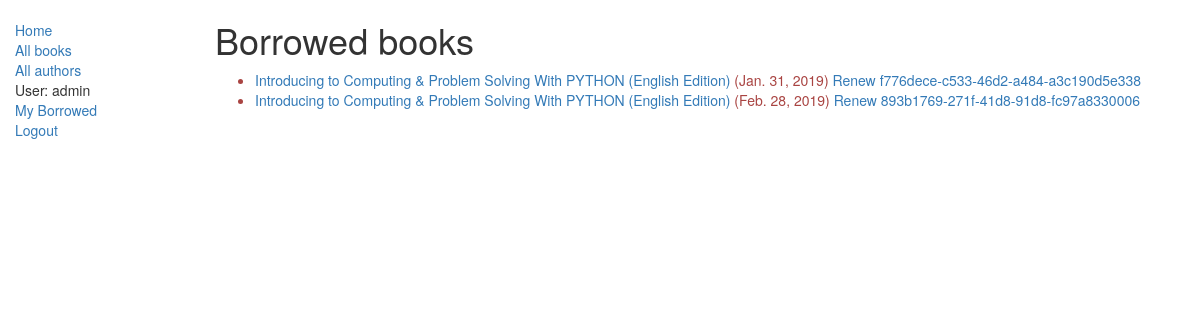
Page /catalogo/mybooks/ (signed in) on the earlier database version.
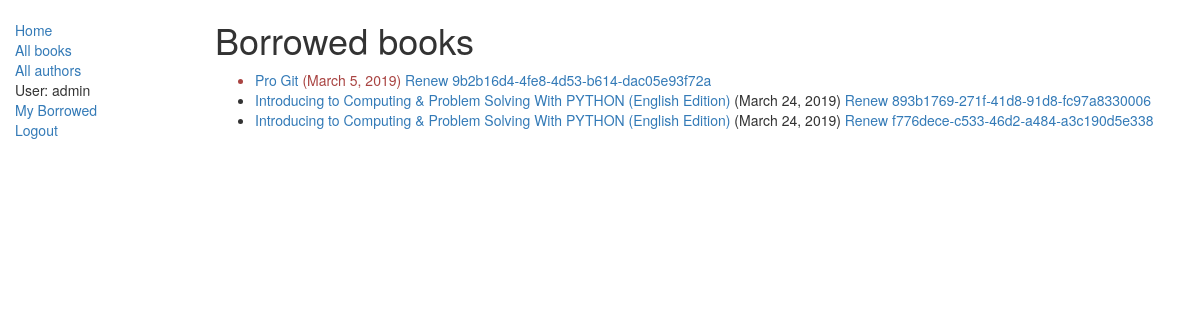
Same page on the later database version.
### catalogo/models.py (models this page shows, shortened)
class BookInstance(models.Model):
	id = models.UUIDField(primary_key=True, default=uuid.uuid4, help_text="ID único para este libro particular en toda la biblioteca")
	book = models.ForeignKey('Book', on_delete=models.SET_NULL, null=True)
	imprint =models.CharField(max_length=200)
	due_back = models.DateField(null=True, blank=True)
	LOAN_STATUS = (
		('m', 'Maintence'),
		('o', 'On loan'),
		('a', 'Availabe'),
		('r', 'Reserved'),
	)
	status = models.CharField(max_length=1,	choices=LOAN_STATUS, blank=True, default='m', help_text='Disponibilidad del libro')
	borrower = models.ForeignKey(User, on_delete=models.SET_NULL, null=True, blank=True)
	class Meta:
		ordering = ["due_back"]
		permissions = (("can_mark_returned", "Set book as returned"),)
	@property
	def is_overdue(self):
		if self.due_back and date.today() > self.due_back:
			return True
		return False

class Book(models.Model):
	title = models.CharField(max_length=200)
	author = models.ForeignKey('Author', on_delete=models.SET_NULL, null=True)
	summary = models.TextField(max_length=1009, help_text="Enter a brief description of the book")
	isbn = models.CharField('ISBN', max_length=13, help_text='13 Character <a href="https://www.isbn-international.org/content/what-isbn"> ISBN numbre</a>')
	genre = models.ManyToManyField(Genre, help_text="Select a genre for his book")
	def display_genre(self):
		"""
        Creates a string for the Genre. This is required to display genre in Admin.
        """
		return ', '.join([ genre.name for genre in self.genre.all()[:3] ])
	display_genre.short_description = 'Genre'

### catalogo/views.py (the view)
class LoanedBooksByUserListView(LoginRequiredMixin,generic.ListView):
	model = BookInstance
	template_name ='catalogo/bookinstance_list_borrowed_user.html'
	paginate_by = 10
	def get_queryset(self):
		return BookInstance.objects.filter(borrower=self.request.user).filter(status__exact='o').order_by('due_back')

### catalogo/templates/catalogo/bookinstance_list_borrowed_user.html
{% extends "base_generic.html" %}
{% block content %}
    <h1>Borrowed books</h1>
    {% if bookinstance_list %}
    <ul>
      {% for bookinst in bookinstance_list %}
      <li class="{% if bookinst.is_overdue %}text-danger{% endif %}">
        <a href="{% url 'book-detail' bookinst.book.pk %}">{{bookinst.book.title}}</a> ({{ bookinst.due_back }})
        {% if perms.catalog.can_mark_returned %}<a href="{% url 'renew-book-librarian' bookinst.id %}">Renew {{bookinst.id}}</a>  {% endif %}
      </li>
      {% endfor %}
    </ul>
    {% else %}
      <p>There are no books borrowed.</p>
    {% endif %}
{% endblock %}

### catalogo/templates/base_generic.html (shortened to what this page needs)
<!DOCTYPE html>
<html lang="en">
<head>
  <link rel="stylesheet" href="https://maxcdn.bootstrapcdn.com/bootstrap/3.3.7/css/bootstrap.min.css">
  {% load static %}
  <link rel="stylesheet" href="{% static 'css/styles.css' %}">
</head>
<body>
  <div class="container-fluid">
    <div class="row">
      <div class="col-sm-2">
      {% block sidebar %}
      <ul class="sidebar-nav">
          <li><a href="{% url 'index' %}">Home</a></li>
          <li><a href="{% url 'books' %}">All books</a></li>
          <li><a href="{% url 'authors' %}"">All authors</a></li>
          {% if user.is_authenticated %}
           <li>User: {{ user.get_username }}</li>
           <li><a href="{% url 'my-borrowed' %}">My Borrowed</a></li>
           <li><a href="{% url 'logout'%}?next={{request.path}}">Logout</a></li>
         {% else %}
           <li><a href="{% url 'login'%}?next={{request.path}}">Login</a></li>
         {% endif %}
      </ul>
     {% endblock %}
      </div>
      <div class="col-sm-10 ">
      {% block content %}{% endblock %}
      </div>
    </div>
  </div>
</body>
</html>

### catalogo/static/css/styles.css (style rules this page uses)
.sidebar-nav { margin-top: 20px; padding: 0; list-style: none; }

Differences in the rows shown:
added BookInstance: book "Pro Git", due_back "March 5, 2019", id "9b2b16d4-4fe8-4d53-b614-dac05e93f72a"
changed BookInstance "893b1769-271f-41d8-91d8-fc97a8330006": due_back "Feb. 28, 2019" → "March 24, 2019"; moves up the list
changed BookInstance "f776dece-c533-46d2-a484-a3c190d5e338": due_back "Jan. 31, 2019" → "March 24, 2019"
